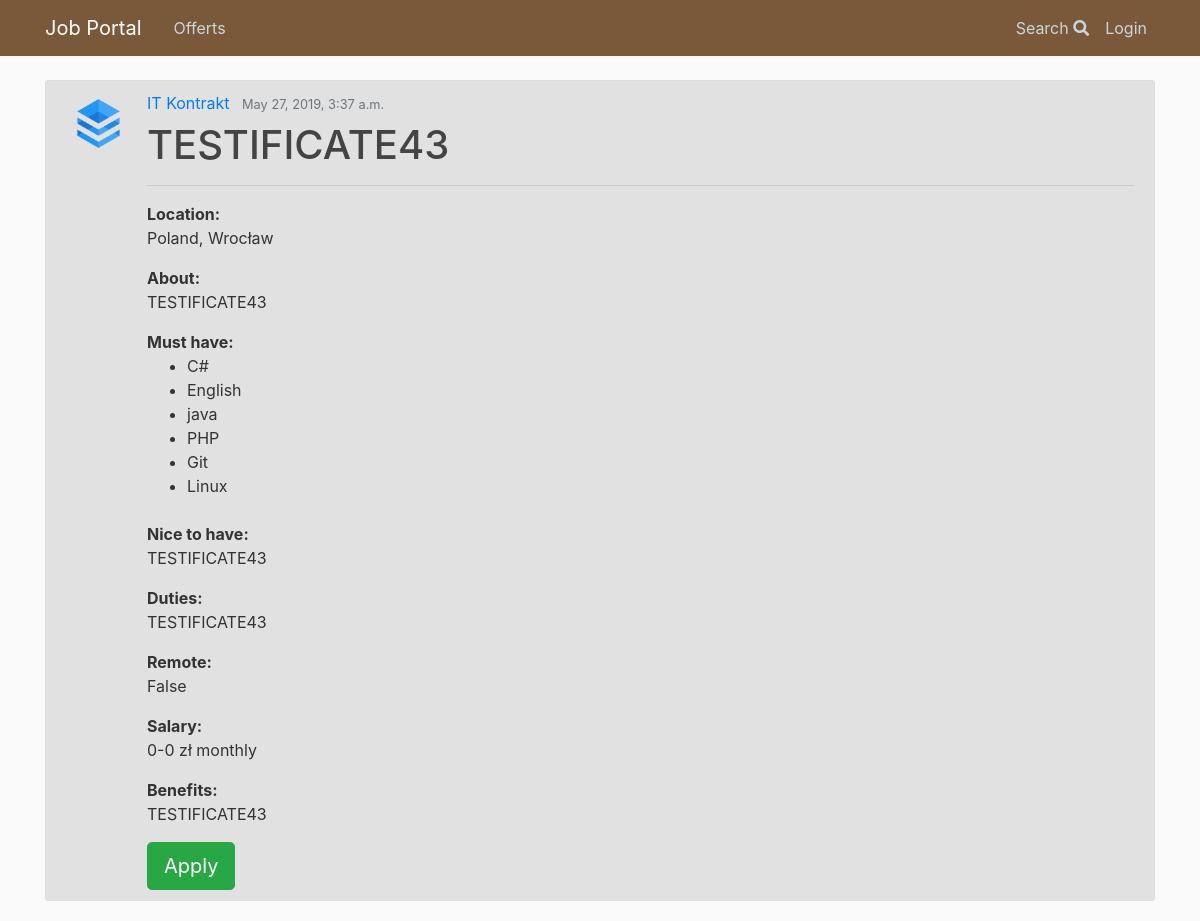
Page /offerts/details/97/ on the earlier database version.
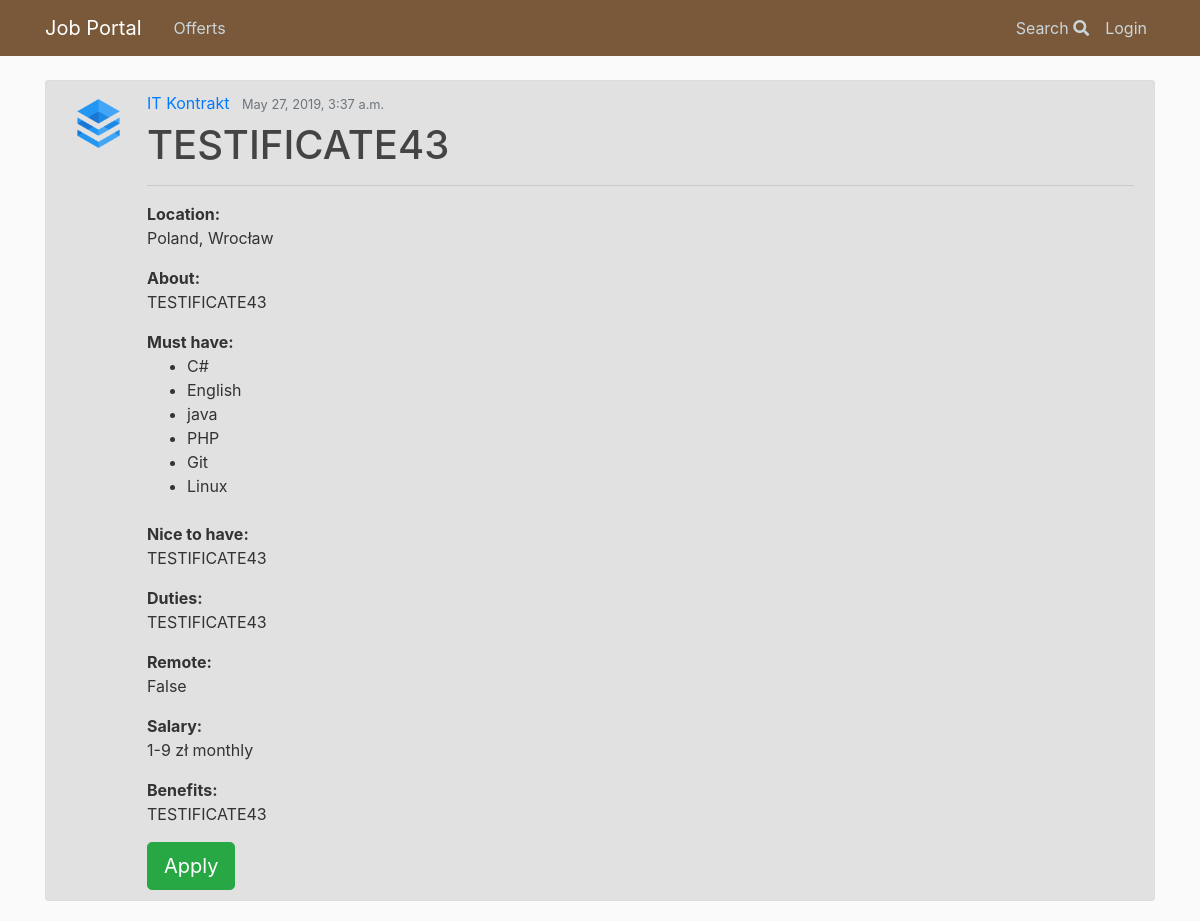
Same page on the later database version.
### offerts/models.py (models this page shows, shortened)
class Offert(models.Model):
    author = models.ForeignKey(User, on_delete=models.CASCADE)
    position = models.CharField(max_length = 100)
    agency = models.ForeignKey(Agency, on_delete=models.CASCADE)
    remote = models.BooleanField(default=False)
    sal_types = (
        ('H', 'per hour'),
        ('M', 'monthly'),
    )
    salary_type = models.CharField(
        max_length=1,
        choices=sal_types,
        default='M',
    )
    min_salary = models.IntegerField(default=0)
    max_salary = models.IntegerField(default=0)
    publication_date = models.DateTimeField(auto_now_add = True)
    expiration_date = models.DateField(null=True, default=None)
    must_have = models.ManyToManyField('Tag')
    nice_to_have = models.CharField(max_length = 1000)
    duties = models.CharField(max_length = 1000)
    benefits = models.CharField(max_length = 1000)
    about = models.TextField(null=True)
    '''def get_absolute_url(self):
        return reverse('offerts:application_form')'''

class Agency(models.Model):
    company = models.ForeignKey(Company, on_delete=models.CASCADE)
    country = models.CharField(max_length = 100)
    location = models.CharField(max_length = 100)
    address = models.CharField(max_length = 200)
    weppage = models.URLField(null=True)
    email = models.EmailField()
    phone = models.CharField(max_length=15)
    class Meta:
        verbose_name_plural = "Agencies"

class Company(models.Model):
    name = models.CharField(max_length = 200, unique=True)
    logo = models.ImageField(upload_to = "logos/", null=True, default=None)
    webpage = models.URLField(null=True)
    about = models.CharField(max_length = 1000)
    class Meta:
        verbose_name_plural = "Companies"

### offerts/views.py (the view)
# urls.py: path('details/<int:pk>/', OffertDetailView.as_view(), name = 'offert_details'),
class OffertDetailView(DetailView):
    model = Offert
    template_name = 'offerts/offert_details.html'
    context_object_name = 'offert'

### offerts/models.py (called while the page is built)
    def __str__(self):
        return self.name

### offerts/templates/offerts/offert_details.html (shortened to what this page needs)
{% extends 'base.html' %}
{% load static %}
{% block body %}
<article class="media content-section">
  <img class="article-img" src="{{offert.agency.company.logo.url}}" alt="logo">
  <div class="media-body">
    <div class="article-metadata">
      <a class="mr-2" href='#'>{{ offert.agency.company.name }}</a>
      <small class="text-muted">{{offert.publication_date}}</small>
    </div>
    <h1><a class="article-title">{{ offert.position }}</a></h1>
    <hr>
    <p class="article-content"><strong>Location:</strong> <br> {{ offert.agency.country }}, {{offert.agency.location }}</p>
    <p class="article-content"><strong>About:</strong> <br> {{offert.about}}</p>
    <strong>Must have:</strong>
    <ul>
      {% for tag in offert.must_have.all %}
      <li>{{tag}}</li>
      {% endfor %}
    </ul>
    <p class="article-content"><br><strong>Nice to have:</strong> <br> {{offert.nice_to_have}}</p>
    <p class="article-content"><strong>Duties:</strong> <br> {{offert.duties}}</p>
    <p class="article-content"><strong>Remote:</strong> <br> {{offert.remote}}</p>
    <p class="article-content"><strong>Salary:</strong> <br> {{offert.min_salary}}-{{offert.max_salary}} zł  {{ offert.get_salary_type_display }}</p>
    <p class="article-content"><strong>Benefits:</strong> <br> {{offert.benefits}}</p>
    {% if user == offert.author %}
    <a href="{% url 'manager:manager-update' offert.id %}"><button type="button" class="btn btn-primary mb-2 mr-1">Update offert</button></a>
    <a href="{% url 'manager:manager-delete' offert.id %}"><button type="button" class="btn btn-danger mb-2">Delete offert</button></a>
    <br>
    <a class="btn btn-secondary btn-sm mr-1" href="{% url 'manager:manager-my' user.username %}">My offerts list</a>
    <a href="{% url 'manager:manager-replies' offert.id %}"><button type="button" class="btn btn-warning btn-sm">View applications</button></a>
    {% else %}
    <a href="{% url 'offerts:apply' offert.id %}"><button type="button" class="btn btn-success btn-lg">Apply</button></a>
    {% endif %}
    </article>
    {% endblock %}

Differences in the rows shown:
changed Offert "TESTIFICATE43": min_salary "0" → "1"; max_salary "0" → "9"
